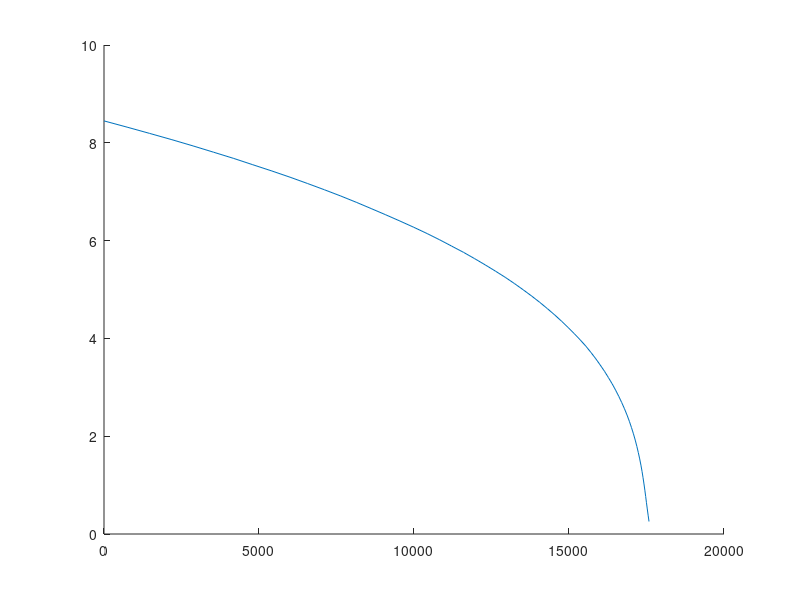

Recreate this plot in MATLAB. (Note: this script raises an error after producing the figure.)

clear all
close all

StartingLength=66; % Number of monomers (the length in um is found by multiplying this by MonomerMeasurement) %% Taken from MCAK L0]; % Protein concentration
Proteins=.125;
%-Rates------------------------------------------------------------------
kLand=.082; % /sec %Chance of a single motor falling on filament. true kOn is kOn*NumberofFreeMotors*LengthofFilament
kAssist=.26; % /sec
kWalk=46.39; %Chance of a single motor walking on filament. true kWalk is kWalk*NumberofBoundMotors
kFall=0; % Chance of a single protein falling off (not at end)
kUnassisted=0; %monomers/sec % Chance filament will depolymerize without a protein at the end


%-Other Parameters-------------------------------------------------------
NumberofRuns=1000; % How many times the simulation runs
MinFilamentSize=2; %How small (in terms of monomers) the filament will shrink to  %% Taken from MCAK LVT graph
ExampleRuns=5;

%---Measurements-------------------------------
MonomerMeasurement=.128; %This is the length of the idealized monomer in um



for h=1:NumberofRuns
    
    
    % Initializing Values
    
    IsProteinBound=0;
    IsProteinOnEnd=0;
    CurrentLength=StartingLength;
    NumberofMonomers=StartingLength+1;
    
    TimeAtLength=[0];
    TotalTime=[0];
    DepolEvents=0;
    Length=[0];
    j=0;
    DT=[0];
    
    while CurrentLength>MinFilamentSize
    
        j=j+1;
    
    if IsProteinBound==0
        
        k1=kLand*NumberofMonomers*Proteins;
    else
        k1=0;
        
    end
    
    if IsProteinOnEnd==1
        
        k2=kAssist;
    else
        k2=0;
    end
    
    if IsProteinBound==1 && IsProteinOnEnd==0
        
        k3=kWalk;
    else
        k3=0;
    end
    
    
    kTotal= k1+k2+k3;
    
% % FOR CHECKING--------------
%     k1=k1
%     k2=k2
%     k3=k3
%     kTotal=kTotal
    
    
    
    %---Generate Random Numbers-----        
    p=rand; % Determines Outcome
    
    
    if p<k1/kTotal % LAND
        
%         Outcome=1;
        
        LandPosition=ceil(p/(k1/kTotal)*NumberofMonomers);
        
        DT(j)=exprnd(1/kTotal);
        
        
        IsProteinBound=1;
        IsProteinOnEnd=0;
        

    else
        
        if p>k1/kTotal && p<(k1+k2)/kTotal % ASSIST
                
%             Outcome=2;
            
            NumberofMonomers=NumberofMonomers-1;
            CurrentLength=CurrentLength-1;
            
            % It doesn't matter which end it depolymerizes from, since the
            % proteins land one at a time anyway
            
            DT(j)=exprnd(1/kTotal);
            DepolEvents=DepolEvents+1;
            TimeAtLength(DepolEvents)=sum(DT); %Time when filament decreased length
            
            IsProteinBound=0;
            IsProteinOnEnd=0;
        
            
        else % WALK
         
%             Outcome=3;
            
            TimeToEitherEnd=LandPosition*(NumberofMonomers-LandPosition); % THis is the expected time to reasch an end based on land position, per the Gambler's Ruin paper
            DT(j)= TimeToEitherEnd;
            
            IsProteinBound=1;
            IsProteinOnEnd=1;
          
% This section calculates probabiity of the protein reaching either end,
% then gives the time it takes to get to that end. In Gambler's Ruin paper,
% they only discuss the time it takes to get to EITHER end, so that is what
% I will use until I get further clarification


%             ProbLeft=(CurrentLength-LandPosition)/CurrentLength; %Probability protein will reach left end
%             ProbRight=LandPosition/CurrentLength; %Probability protein will reach right end
%             %%% FILL IN WHEN IPAD WORKS TimeLeft=
%             %%% FILL IN WHEN IPAD WORKS TimeRight= 
%             
%             
%             q=p-(k1+k2)/kTotal; %This is how far p is away from the edge of the "walk bin." In this simulation, it should = p
%             
%             if q<ProbLeft
%                 WhichEnd=0; % Protein goes to left end
%                 DT(j)=TimeLeft; % Average time a protein in this position takes to reach left end
%             else
%                 WhichEnd=1; % Protein goes to right end
%                 DT(j)=TimeRight; % Average time a protein in this position takes to reach right end
%             end
%             
%             %%%% Check this whole section
            
      
            
        end
    end
    
    TotalTime(j)=sum(DT);
    Length(j)=CurrentLength;
    
    
% % FOR CHECKING---------------------
%      DT(j)=DT(j)
%      TotalTime=TotalTime
%      Length=Length
%      IsProteinBound=IsProteinBound
%      IsProteinOnEnd=IsProteinOnEnd
%      1==1; 
     
    end
    
    TimeAtLengthMatrix(h,:)=TimeAtLength;
    
end

AvgTimeAtLengthMatrix=mean(TimeAtLengthMatrix);


%% PLOTS

%% ~~~~COLOR GRADIENTS~~~~~~~~~~~~~~~~~~~~~~~~~~~~~~~~~~~~~~~~~~~~~~~~~~~~~
% These are some custom color gradients that I reference occassionally.


reds=    [0.4941    0.0235    0.1725
        0.6627    0.2471    0.3281
        0.8314    0.4706    0.4837
        1.0000    0.6941    0.6392];
oranges=[0.8706    0.3608    0.0196
        0.9046    0.5739    0.2105
        0.9386    0.7869    0.4013
        0.9725    1.0000    0.5922];
 greens=[0.3059    0.7294    0.1020
        0.4340    0.8196    0.3438
        0.5621    0.9098    0.5856
        0.6902    1.0000    0.8275];
 blues=[0.0196    0.7216    0.9686
        0.2745    0.7699    0.9686
        0.5294    0.8183    0.9686
        0.7843    0.8667    0.9686];
purples=[ 0.3059    0.0118    0.6745
        0.5294    0.2850    0.7830
        0.7529    0.5582    0.8915
        0.9765    0.8314    1.0000];

% MasterColorGradient={oranges(size(lengths,2):-1:1,:) purples(size(lengths,2):-1:1,:) blues(size(lengths,2):-1:1,:) greens(size(lengths,2):-1:1,:)}; %pick colors based on how many proteins there are



%% ~~~LENGTH VERSUS TIME PLOT~~~~~~~~~~~~~~~~~~~~~~~~~~~~~~~~~~~~~~~~~~~~~


FigArray(1)=figure;

%---PLOTTING EXAMPLE RUNS--------------------------------------------------
    % This plots individual runs of the simulation. The number chosen is
    % specified by ExampleRuns. The plot of the average of all runs is
    % still the average of ALL runs, not just the number chosen by
    % ExampleRuns
    
% for r=1:ExampleRuns
%     
%     x=[0 TimeAtLengthMatrix(r,:)]; % in seconds
%     y=(StartingLength-(0:(StartingLength-MinFilamentSize)))*MonomerMeasurement;  %   times the length of 1 monomer
%     LVTplotEx=plot(x,y);
%     LVTplotEx.LineWidth=2;
%     LVTplotEx.Color=[.62 .455 .765];
%     
%     hold on
% 
% end
    
    hold on
    
%---PLOTTING AVERAGE OF ALL RUNS-------------------------------------------

    
    x=[0 AvgTimeAtLengthMatrix]; % in seconds
    y=(StartingLength-(0:(StartingLength-MinFilamentSize)))*MonomerMeasurement;  %times the length of 1 monomer
    
  
    
    LVTplot=plot(x,y)
    LVTplot.DisplayName=['Starting Length = ' num2str(StartingLength) ' | Proteins = ' num2str(Proteins)];
    LVTplot.LineWidth=8;
    ax=gca;
    ax.LineWidth=6; %Linewidth of axises
%     LVTplot.Color=proteincolors(i,:); % for changing protein concentration
    LVTplot.Color=[0.737 0.031 0.298]; %for changing starting lengths
    
    hold on
    



%---Setting Titles
xlabel('Time (sec)');
ylabel('Length (\mum)');
title('Multiple Protein Diffusion');

%---Setting Figure Properties 

% set(gca, 'Units', 'normalized');
% set(gca, 'OuterPosition', [0,.27,1,.73]); %  graph starts 0 away from left edge, 20% away from bottom edge, takes up 100% space from left-to-right, & 85% space up-to-down (100%-15%)

% set(gca, 'TitleFontSizeMultiplier', .6); % Makes title size smaller so it doeant run off the page
set(gca, 'fontsize',30);
set(gca, 'fontweight', 'bold');
% set(gca, 'XLim',[min(x),max(x)]);
% set(gca, 'YLim',[min(y),max(y)]); %graph for some reason showing one blank data point at bottom, this fixes that (max(xavg)=LengthofFilament-1)

% %---SAVING FIGURE----------------------------------------------------------
 set(gcf, 'Position', get(0, 'Screensize'))
% lh=legend([LVTplot, LVTplotEx], 'Simulation Average', 'Sample Simulation Runs');
% 
% %---.fig Format------------------------------------------------------------
% FigName=[filename 'LengthTime'];
% if savefigures==1 
% saveas(gcf,FigName, 'fig'); %saves current figure (gcf) as a .fig (MATLAB format) (extension specified in name)
% end
% 
% %---Vector Format----------------------------------------------------------
% FigName=[filename 'LengthTime'];
% if savefigures==1 
% saveas(gcf,FigName, 'epsc2'); %saves current figure (gcf) as a eps (color) for Adobe Illustrator (extension specified in name)
% end
% 
% %---JPEG Format------------------------------------------------------------
% if savefigures==1
% FigName=[filename 'LengthTime'];
% saveas(gcf,FigName, 'png'); %saves current figure (gcf) as a jpeg (extension specified in name)
% end


 hold off
